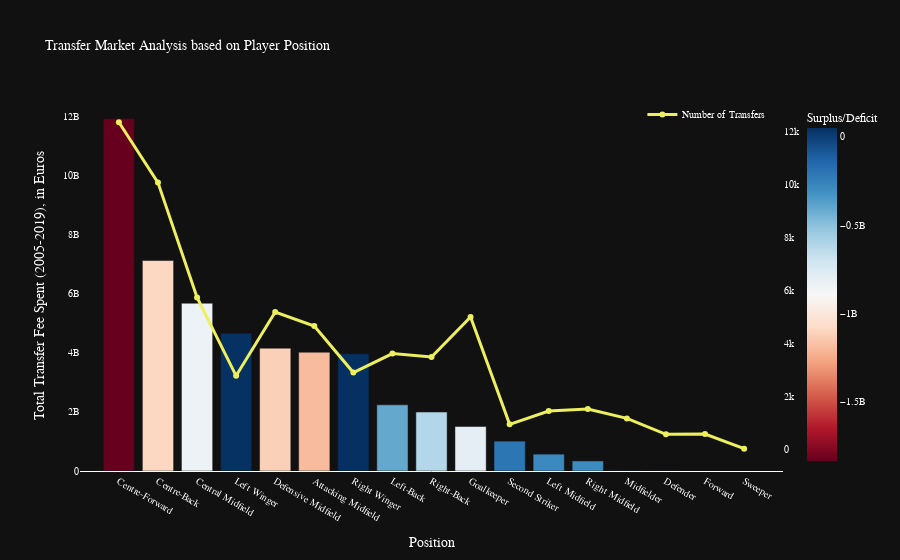

The notebook cell saved with this chart:
### Markdown cell above
<div class="alert alert-success" role="alert">

**Inference**<br>
As expected, the position of the player is instrumental in determining the Transfer Fee and the number of transfers that take place. It is clear that positions such as Centre-Forward, Centre-Back and Central Midfield are far more important to managers in forming their team. Moreover, we observe that the Transfer Fee paid for a position like Centre-Forward is lower than the Market Valuation. We may infer that this is due to more number of players playing in that position.

</div>

### Code cell
fig5 = px.bar(Top_Positions_New.reset_index(),
               x = "Position",
               y = "Transfer",
               color = "Surplus/Deficit",
               color_continuous_scale = px.colors.sequential.RdBu,
               hover_name = "Position",
               title = 'Transfer Market Analysis based on Player Position',
               template = 'plotly_dark')

fig5.add_trace(
    go.Line(# interactive bar object
                x = Top_Positions_New.Position,
                y = Top_Positions_New['No. of Transfers'],
                name = "Number of Transfers",
                marker = dict(color = 'rgb(237,239,93)'),
                line = dict(width = 3),
                text = Top_Positions_New['No. of Transfers'],
                hovertemplate =
                "Age: %{x}<br>" +
                "Number of Transfers: %{y:,.0f}",
                yaxis='y2')
)

fig5.update_layout(
    hoverlabel=dict(
        bgcolor="black",
        font=dict(
                family="Arial, monospace",
                size=14,
                color="white"
            ),
        bordercolor = "black"
    ),
    xaxis=go.layout.XAxis(
        title=go.layout.xaxis.Title(
            text="Position",
            font=dict(
                family="Arial, monospace",
                size=14,
                color="white"
            )
        ),
        showline = True,
        linecolor = 'white',
        showticklabels = True,
        tickfont = dict(
            family = 'Arial',
            size = 10,
            color = 'white'
      )
    ),
    yaxis=go.layout.YAxis(
        title=go.layout.yaxis.Title(
            text="Total Transfer Fee Spent (2005-2019), in Euros",
            font=dict(
                family="Arial, monospace",
                size=14,
                color="white"
            )
        )
    ),
      yaxis2=dict(title='',
           overlaying='y',
           side='right'),
           font=dict(
                family="Arial, monospace",
                size=10,
                color="white"
            )
                 )

fig5.update_layout(
    legend=dict(
        x=0.80,
        y=1
    )
)

fig5.update_layout(
    xaxis=dict(showgrid=False, zeroline=False),
    yaxis=dict(showgrid=False, zeroline=False),
    yaxis2=dict(showgrid=False, zeroline=False)
)

# plot(fig5 ,filename = 'TopPosition.html')
fig5.show()

### Figure 1 — Plotly figure (JSON) as saved in the notebook; plotly's stock layout.template omitted (floating-point values rounded to 4 significant figures)
{"data": [{"alignmentgroup": "True", "hoverlabel": {"namelength": 0}, "hovertemplate": "<b>%{hovertext}</b><br><br>Position=%{x}<br>Transfer=%{y}<br>Surplus/Deficit=%{marker.color}", "hovertext": ["Centre-Forward", "Centre-Back", "Central Midfield", "Left Winger", "Defensive Midfield", "Attacking Midfield", "Right Winger", "Left-Back", "Right-Back", "Goalkeeper", "Second Striker", "Left Midfield", "Right Midfield", "Midfielder", "Defender", "Forward", "Sweeper"], "legendgroup": "", "marker": {"color": [-1834331550, -1093075900, -839642150, 45193000, -1117550900, -1192041500, 50747500, -405672000, -614362000, -801610000, -205210000, -282755000, -295757000, -91512000, -32093000, -58770000, -7950000], "coloraxis": "coloraxis"}, "name": "", "offsetgroup": "", "orientation": "v", "showlegend": false, "textposition": "auto", "type": "bar", "x": ["Centre-Forward", "Centre-Back", "Central Midfield", "Left Winger", "Defensive Midfield", "Attacking Midfield", "Right Winger", "Left-Back", "Right-Back", "Goalkeeper", "Second Striker", "Left Midfield", "Right Midfield", "Midfielder", "Defender", "Forward", "Sweeper"], "xaxis": "x", "y": [11921608450, 7118170100, 5674835850, 4662268000, 4155074100, 4018408500, 3966137500, 2237758000, 1994593000, 1506380000, 1010190000, 570280000, 340328000, 6673000, 4892000, 830000, 0], "yaxis": "y"}, {"hovertemplate": "Age: %{x}<br>Number of Transfers: %{y:,.0f}", "line": {"width": 3}, "marker": {"color": "rgb(237,239,93)"}, "name": "Number of Transfers", "text": [12338, 10061, 5721, 2765, 5174, 4641, 2887, 3606, 3476, 4984, 933, 1436, 1512, 1157, 555, 566, 12], "type": "scatter", "x": ["Centre-Forward", "Centre-Back", "Central Midfield", "Left Winger", "Defensive Midfield", "Attacking Midfield", "Right Winger", "Left-Back", "Right-Back", "Goalkeeper", "Second Striker", "Left Midfield", "Right Midfield", "Midfielder", "Defender", "Forward", "Sweeper"], "y": [12338, 10061, 5721, 2765, 5174, 4641, 2887, 3606, 3476, 4984, 933, 1436, 1512, 1157, 555, 566, 12], "yaxis": "y2"}], "layout": {"barmode": "relative", "coloraxis": {"colorbar": {"title": {"text": "Surplus/Deficit"}}, "colorscale": [[0, "rgb(103,0,31)"], [0.1, "rgb(178,24,43)"], [0.2, "rgb(214,96,77)"], [0.3, "rgb(244,165,130)"], [0.4, "rgb(253,219,199)"], [0.5, "rgb(247,247,247)"], [0.6, "rgb(209,229,240)"], [0.7, "rgb(146,197,222)"], [0.8, "rgb(67,147,195)"], [0.9, "rgb(33,102,172)"], [1, "rgb(5,48,97)"]]}, "font": {"color": "white", "family": "Arial, monospace", "size": 10}, "hoverlabel": {"bgcolor": "black", "bordercolor": "black", "font": {"color": "white", "family": "Arial, monospace", "size": 14}}, "legend": {"tracegroupgap": 0, "x": 0.8, "y": 1}, "title": {"text": "Transfer Market Analysis based on Player Position"}, "xaxis": {"linecolor": "white", "showgrid": false, "showline": true, "showticklabels": true, "tickfont": {"color": "white", "family": "Arial", "size": 10}, "title": {"font": {"color": "white", "family": "Arial, monospace", "size": 14}, "text": "Position"}, "zeroline": false}, "yaxis": {"showgrid": false, "title": {"font": {"color": "white", "family": "Arial, monospace", "size": 14}, "text": "Total Transfer Fee Spent (2005-2019), in Euros"}, "zeroline": false}, "yaxis2": {"overlaying": "y", "showgrid": false, "side": "right", "title": {"text": ""}, "zeroline": false}}}
